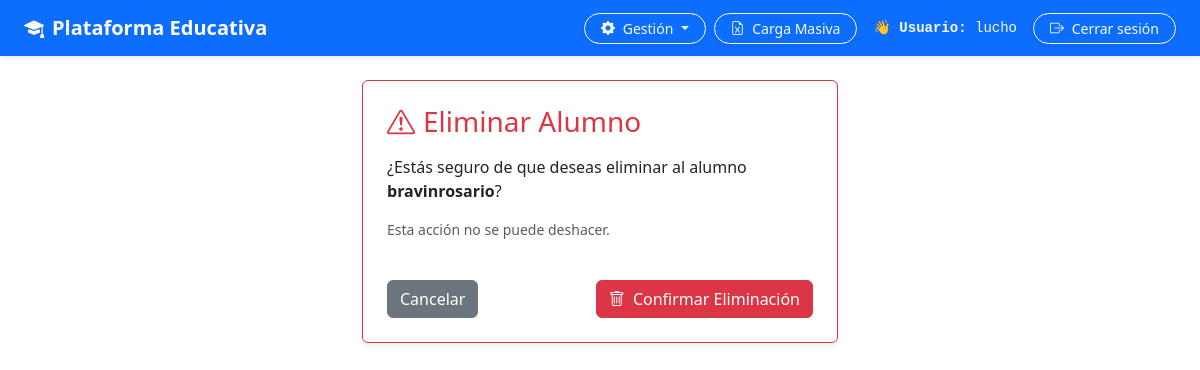
Before: /auth/alumnos/4/eliminar/ (signed in) with the older database file.
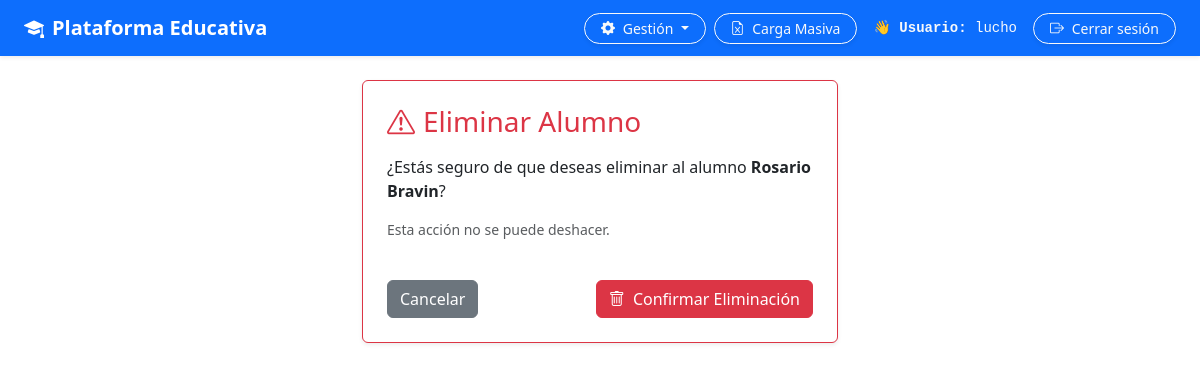
After: the same page with the newer database file.
### usuarios/models.py (models this page shows, shortened)
class Usuario(AbstractUser):
  TURNOS = [
      ('M', 'Mañana'),
      ('T', 'Tarde'),
      ('N', 'Noche'),
  ]
  dni = models.CharField(max_length=20, unique=True, null=True, blank=True)
  curso = models.CharField(
      max_length=100,
      blank=True,
      null=True,
      help_text='Ejemplo: 5A, 5C, 6to 1ra',
  )
  turno = models.CharField(
      max_length=1,
      choices=TURNOS,
      default='M',
      help_text='Turno al que pertenece el alumno (Mañana/Tarde/Noche)',
  )
  dia_cursado = models.CharField(
      max_length=50,
      blank=True,
      null=True,
      help_text='Ejemplo: Lunes, Miércoles o Lunes,Martes',
  )
  ultimo_equipo = models.CharField(
      max_length=100,
      blank=True,
      null=True,
      help_text='Nombre de la netbook o PC usada en el último inicio de sesión (ej. ALUMNO-05)',
  )
  ultima_conexion = models.DateTimeField(
      null=True,
      blank=True,
      help_text='Última fecha y hora de actividad/login registrada',
  )

### usuarios/views.py (the view, shortened to what this page needs)
# urls.py: path('alumnos/<int:pk>/eliminar/', views.eliminar_alumno, name='eliminar_alumno'),
@login_required
@user_passes_test(es_administrador)
def eliminar_alumno(request, pk):
  alumno = Usuario.objects.get(pk=pk)
  return render(request, 'usuarios/eliminar_alumno.html', {'alumno': alumno})

### usuarios/views.py (called while the page is built)
def es_administrador(user):
  return user.is_authenticated and (user.is_staff or user.is_superuser)

### usuarios/templates/usuarios/eliminar_alumno.html (shortened to what this page needs)
{% extends 'base.html' %}
{% block content %}
<div class="container mt-4" style="max-width: 500px;">
    <div class="card border-danger shadow-sm p-4">
        <h3 class="text-danger mb-3"><i class="bi bi-exclamation-triangle me-2"></i>Eliminar Alumno</h3>
        <p>¿Estás seguro de que deseas eliminar al alumno <strong>{{ alumno.get_full_name|default:alumno.username }}</strong>?</p>
        <p class="text-muted small">Esta acción no se puede deshacer.</p>
        <form method="post">
            <div class="d-flex justify-content-between mt-4">
                <a href="{% url 'lista_alumnos' %}" class="btn btn-secondary">Cancelar</a>
                <button type="submit" class="btn btn-danger"><i class="bi bi-trash me-1"></i> Confirmar Eliminación</button>
            </div>
        </form>
    </div>
</div>
{% endblock %}

Changed rows visible on the page:
changed Usuario: get_full_name "bravinrosario" → "Rosario Bravin"
